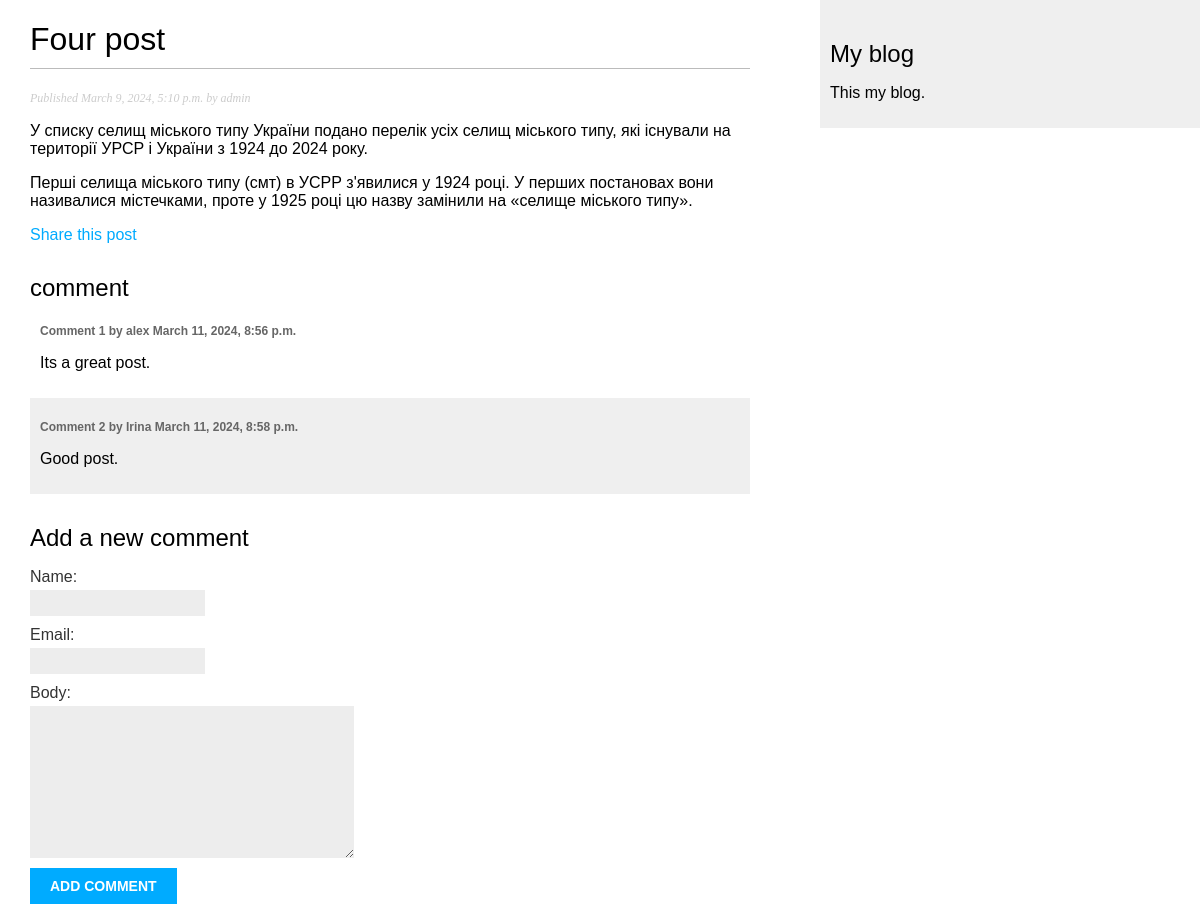
/blog/2024/3/9/four-post/, run on the app's committed database.
### blog/models.py (models this page shows, shortened)
class Post(models.Model):
    class Status(models.TextChoices):
        DRAFT = 'DF', 'Draft'
        PUBLISHED = 'PB', 'Published'
    title = models.CharField(max_length=250)
    slug = models.SlugField(max_length=250,
                            unique_for_date='publish')
    author = models.ForeignKey(User,
                               on_delete=models.CASCADE,
                               related_name='blog_posts')
    body = models.TextField()
    publish = models.DateTimeField(default=timezone.now)
    created = models.DateTimeField(auto_now_add=True)
    updated = models.DateTimeField(auto_now=True)
    status = models.CharField(max_length=2,
                              choices=Status.choices,
                              default=Status.DRAFT)
    objects = models.Manager()
    published = PublishedManager()
    tags = TaggableManager()
    class Meta:
        ordering = ['-publish']
        indexes = [
            models.Index(fields=['-publish']),
        ]

class Comment(models.Model):
    post = models.ForeignKey(Post,
                             on_delete=models.CASCADE,
                             related_name='comments')
    name = models.CharField(max_length=80)
    email = models.EmailField()
    body = models.TextField()
    created = models.DateTimeField(auto_now_add=True)
    updated = models.DateTimeField(auto_now=True)
    active = models.BooleanField(default=True)
    class Meta:
        ordering = ['created']
        indexes = [
            models.Index(fields=['created'])
        ]

### blog/views.py (the view)
def post_detail(request, year, month, day, post):
    post = get_object_or_404(Post,
                            status=Post.Status.PUBLISHED,
                            slug=post,
                            publish__year=year,
                            publish__month=month,
                            publish__day=day)
    comments = post.comments.filter(active=True)
    form = CommentForm()
    return render(request,
                  'blog/post/detail.html',
                  {'post': post,
                   'comments': comments,
                   'form': form})

### blog/forms.py
class CommentForm(forms.ModelForm):
    class Meta:
        model = Comment
        fields = ['name', 'email', 'body']

### blog/templates/blog/post/detail.html (shortened to what this page needs)
{% extends "blog/base.html" %}
{% block content %}
    <h1>{{ post.title }}</h1>
    <p class="date">
        Published {{ post.publish }} by {{ post.author }}
    </p>
    {{ post.body|linebreaks }}
    <p>
        <a href="{% url "blog:post_share" post.id %}">
            Share this post
        </a>
    </p>
    {% with comment.count as total_comments %}
        <h2>
            {{ total_comments }} comment{{ total_comments|pluralize }}
        </h2>
    {% endwith %}
    {% for comment in comments %}
        <div class="comment">
            <p class="info">
                Comment {{ forloop.counter }} by {{ comment.name }}
                {{ comment.created }}
            </p>
            {{ comment.body|linebreaks }}
        </div>
    {% empty %}
        <p>There are not comments.</p>
    {% endfor %}
    {% include "blog/post/includes/comment_form.html" %}
{% endblock %}

### blog/static/css/blog.css (style rules this page uses)
body { margin:0; padding:0; font-family:helvetica, sans-serif; }
a { color:#00abff; text-decoration:none; }
h1 { font-weight:normal; border-bottom:1px solid #bbb; padding:0 0 10px 0; }
h2 { font-weight:normal; margin:30px 0 0; }
p.date { color:#ccc; font-family: georgia, serif; font-size: 12px; font-style: italic; }
label { float:left; clear:both; color:#333; margin-bottom:4px; }
input, textarea { clear:both; float:left; margin:0 0 10px; background:#ededed; border:0; padding:6px 10px; font-size:12px; }
.comment { padding:10px; }
.comment:nth-child(even) { background:#efefef; }
.comment .info { font-weight:bold; font-size:12px; color:#666; }

### data on the page
Post: title "Four post", publish "March 9, 2024, 5:10 p.m.", author "admin", body "У списку селищ міського типу України подано перелік усіх селищ міського типу, які існували на території УРСР і України з 1924 до 2024 року. Перші селища міського типу (смт) в УСРР з'явилися у 1924 році. У перших постановах вони називалися містечками, проте у 1925 році цю назву замінили на «селище міського типу»."
Comment: name "alex", created "March 11, 2024, 8:56 p.m.", body "Its a great post."
Comment: name "Irina", created "March 11, 2024, 8:58 p.m.", body "Good post."
